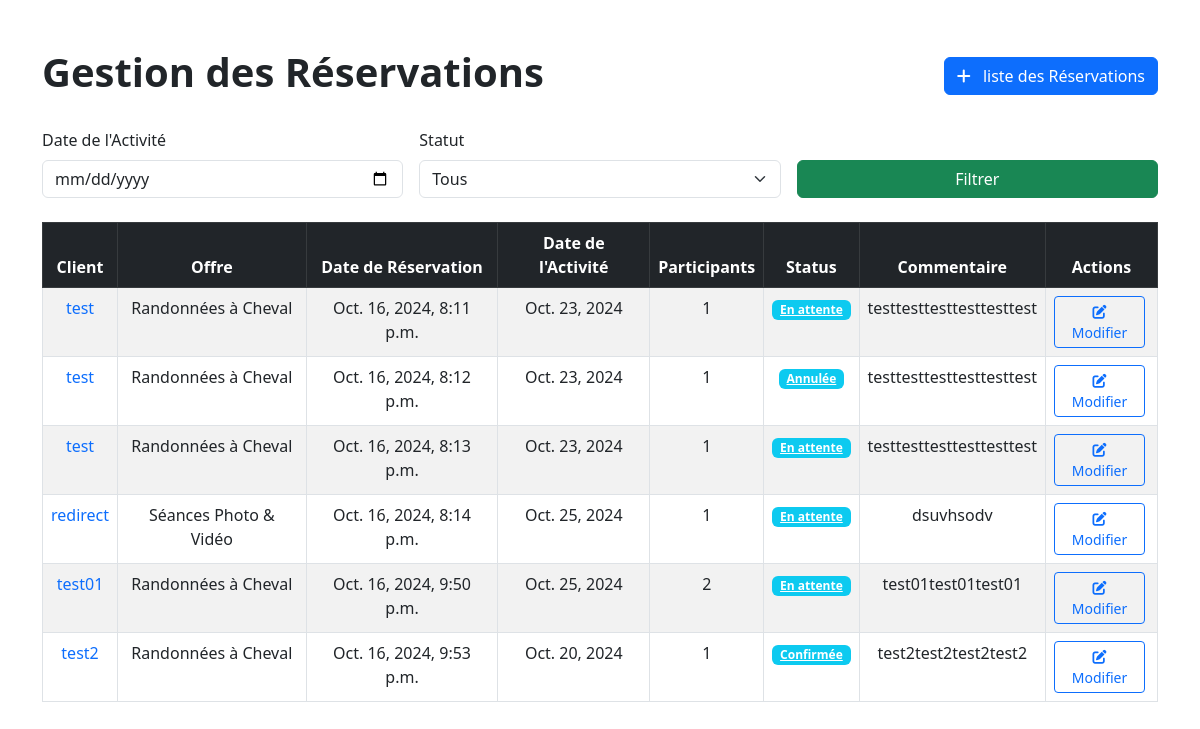
The page /gestion_reservations/ on the database its author committed.
### reservations/models.py (models this page shows, shortened)
class Reservation(models.Model):
    client = models.ForeignKey(client, on_delete=models.CASCADE)  # Lien avec le modèle Client
    offre = models.ForeignKey(Offre, on_delete=models.CASCADE)  # Lien avec le modèle Offre
    date_reservation = models.DateTimeField(auto_now_add=True)  # Date de réservation
    date_activite = models.DateField()  # Date de l'activité réservée
    participants = models.PositiveIntegerField()  # Nombre de participants
    commentaire = models.TextField(blank=True, null=True)  # Commentaire supplémentaire du client
    status = models.CharField(
        max_length=20,
        choices=(('En attente', 'En attente'), ('Confirmée', 'Confirmée'), ('Annulée', 'Annulée')),
        default='En attente'
    )

class client(models.Model):  # Correction ici, "client" devient "Client"
    Prénom = models.CharField(max_length=100)
    name = models.CharField(max_length=100)
    email = models.EmailField(max_length=254)
    adresse = models.CharField(max_length=100)
    ville = models.CharField(max_length=100)
    Region = models.CharField(max_length=100)
    code_postal = models.CharField(max_length=100)
    pays = models.CharField(max_length=100)
    cin_npassport = models.CharField(max_length=100, blank=True, null=True)
    equitation_niv = models.CharField(max_length=20, choices=(('0/3', '0/3'), ('1/3', '1/3'),('2/3', '2/3'), ('3/3', '3/3')), null=True)
    assurance = models.CharField(max_length=100, blank=True, null=True)
    numero_assurance = models.CharField(max_length=100, blank=True, null=True)

class Offre(models.Model):
    name = models.CharField(max_length=100)
    description = models.TextField()
    price = models.DecimalField(max_digits=10, decimal_places=2)
    image = models.ImageField(upload_to='images/', blank=True, null=True)  # Corrigé le chemin vers images

### reservations/views.py (the view)
# urls.py: path('gestion_reservations/', views.gestion_reservations, name='gestion_reservations'),
def gestion_reservations(request):
    reservations = Reservation.objects.all()
    date_activite = request.GET.get('date_activite')
    if date_activite:
        reservations = reservations.filter(date_activite=date_activite)
    status = request.GET.get('status')
    if status:
        reservations = reservations.filter(status=status)
    context = {
        'reservations': reservations,
    }
    return render(request, 'gestion_reservations.html', context)

### reservations/context_processors.py (called while the page is built)
def offres_in_menu(request):
    all_offres = Offre.objects.all()  # Toutes les offres pour le menu
    return {
        'all_offres': all_offres
    }

### reservations/templates/gestion_reservations.html (shortened to what this page needs)
<!DOCTYPE html>
<html lang="fr">
<head>
    <link href="https://cdn.jsdelivr.net/npm/bootstrap@5.3.0-alpha1/dist/css/bootstrap.min.css" rel="stylesheet">
    <link rel="stylesheet" href="https://cdnjs.cloudflare.com/ajax/libs/font-awesome/6.0.0-beta3/css/all.min.css">
</head>
<body>
    <div class="container my-5">
        <div class="d-flex justify-content-between align-items-center mb-4">
            <h1 class="fw-bold">Gestion des Réservations</h1>
            <a href="{% url 'reservations:gestion_reservations' %}" class="btn btn-primary">
                <i class="fas fa-plus me-2"></i> liste des Réservations
            </a>
        </div>
        <form method="GET" class="row g-3 mb-4">
            <div class="col-md-4">
                <label for="date_activite" class="form-label">Date de l'Activité</label>
                <input type="date" class="form-control" id="date_activite" name="date_activite" value="{{ request.GET.date_activite }}">
            </div>
            <div class="col-md-4">
                <label for="status" class="form-label">Statut</label>
                <select id="status" name="status" class="form-select">
                    <option value="">Tous</option>
                </select>
            </div>
            <div class="col-md-4 d-flex align-items-end">
                <button type="submit" class="btn btn-success w-100">Filtrer</button>
            </div>
        </form>
        <table class="table table-hover table-striped table-bordered text-center">
            <thead class="table-dark">
                <tr>
                    <th>Client</th>
                    <th>Offre</th>
                    <th>Date de Réservation</th>
                    <th>Date de l'Activité</th>
                    <th>Participants</th>
                    <th>Status</th>
                    <th>Commentaire</th>
                    <th>Actions</th>
                </tr>
            </thead>
            <tbody>
                {% for reservation in reservations %}
                <tr>
                    <td><a href="{% url 'reservations:client_detail' reservation.client.id %}" class="text-decoration-none">{{ reservation.client.name }}</a></td>
                    <td>{{ reservation.offre.name }}</td>
                    <td>{{ reservation.date_reservation }}</td>
                    <td>{{ reservation.date_activite }}</td>
                    <td>{{ reservation.participants }}</td>
                    <td><a href="{% url 'reservations:reservation_detail' reservation.id %}" class="badge bg-info">{{ reservation.status }}</a></td>
                    <td>{{ reservation.commentaire }}</td>
                    <td>
                        <a href="{% url 'reservations:reservation_detail' reservation.id %}" class="btn btn-outline-primary btn-sm me-1">
                            <i class="fas fa-edit"></i> Modifier
                        </a>
                    </td>
                </tr>
                {% empty %}
                <tr>
                    <td colspan="8" class="text-center text-muted">Aucune réservation trouvée.</td>
                </tr>
                {% endfor %}
            </tbody>
        </table>
    </div>
</body>
</html>

### rows shown on the page
Reservation: client.name "test", offre.name "Randonnées à Cheval", date_reservation "Oct. 16, 2024, 8:11 p.m.", date_activite "Oct. 23, 2024", participants "1", status "En attente", commentaire "testtesttesttesttesttest"
Reservation: client.name "test", offre.name "Randonnées à Cheval", date_reservation "Oct. 16, 2024, 8:12 p.m.", date_activite "Oct. 23, 2024", participants "1", status "Annulée", commentaire "testtesttesttesttesttest"
Reservation: client.name "test", offre.name "Randonnées à Cheval", date_reservation "Oct. 16, 2024, 8:13 p.m.", date_activite "Oct. 23, 2024", participants "1", status "En attente", commentaire "testtesttesttesttesttest"
Reservation: client.name "redirect", offre.name "Séances Photo & Vidéo", date_reservation "Oct. 16, 2024, 8:14 p.m.", date_activite "Oct. 25, 2024", participants "1", status "En attente", commentaire "dsuvhsodv"
Reservation: client.name "test01", offre.name "Randonnées à Cheval", date_reservation "Oct. 16, 2024, 9:50 p.m.", date_activite "Oct. 25, 2024", participants "2", status "En attente", commentaire "test01test01test01"
Reservation: client.name "test2", offre.name "Randonnées à Cheval", date_reservation "Oct. 16, 2024, 9:53 p.m.", date_activite "Oct. 20, 2024", participants "1", status "Confirmée", commentaire "test2test2test2test2"
